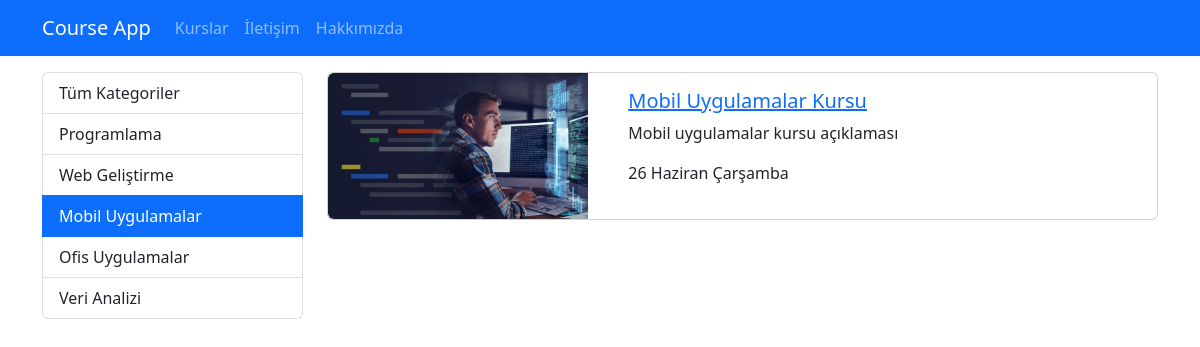
The app's page /kurslar/kategori/mobil-uygulamalar with its own data.
### djangoapp/models.py (models this page shows, shortened)
class Category(models.Model):
    name = models.CharField(max_length=40)
    slug = models.SlugField(default="",null=False,unique=True,db_index=True, max_length=50)

class Course(models.Model):
    title = models.CharField(max_length=50)
    description = models.TextField()
    imageUrl = models.CharField(max_length=50, blank=False)
    date = models.DateField(auto_now=True)
    isActive = models.BooleanField()
    slug = models.SlugField(default="",blank=True, null=False, unique=True, db_index=True)
    category = models.ForeignKey(Category,default=1, on_delete=models.CASCADE)

### djangoapp/views.py (the view)
# urls.py: path('kategori/<slug:slug>', views.getCoursesByCategory, name='courses_by_category'),
def getCoursesByCategory(request, slug):
    kurslar = Course.objects.filter(category__slug=slug, isActive=True)
    kategoriler = Category.objects.all()
    return render(request, 'courses/index.html', {
        'categories' : kategoriler,
        'courses' : kurslar,
        'seciliKategori' : slug
    })

### djangoapp/templates/courses/index.html (shortened to what this page needs)
{% extends "layout.html" %}
{% load static %}
{% block css_files %}
    <link rel="stylesheet" href="{% static 'courses/css/style.css' %}">
    <link rel="stylesheet" href="https://cdnjs.cloudflare.com/ajax/libs/font-awesome/6.5.2/css/all.min.css"/>
{% endblock css_files %}
{% block content %}
<div class="container mt-3">
    <div class="row">
        <div class="col-3">
            {% include 'courses/partials/_categories.html' %}
        </div>
        <div class="col-9">
            {% for course in courses %}
                {% include 'courses/partials/_course.html' %}
            {% endfor %}
        </div>
    </div>
</div>
{% endblock content %}

### djangoapp/templates/courses/partials/_categories.html
<div class="list-group">
    <a href="/kurslar" class="list-group-item list-group-item-action">Tüm Kategoriler</a>
    {% for category in categories %}
        <a href="{% url 'courses_by_category' category.slug %}"
        class="list-group-item list-group-item-action {% if seciliKategori == category.slug %}active{% endif %}">
        {{ category.name|title }}
    </a>
    {% endfor %}
</div>

### djangoapp/templates/courses/partials/_course.html
{% load static %}
<div class="card mb-3">
    <div class="row">
        <div class="col-4">
            <img class="img-fluid rounded-start" src="{% static "courses/img/"|add:course.imageUrl %}" alt="{{ course.title }}">
        </div>
        <div class="col-8">
            <div class="card-body">
                <h5 class="card-title">
                    <a href="{% url 'course_details' course.slug %}">
                    {{ course.title|title }}
                    </a>
                </h5>
                <p class="card-text">{{ course.description|capfirst|truncatechars:40 }}</p>
                <p>{{ course.date|date:"d F l"}}</p>
            </div>
        </div>
    </div>
</div>

### records on screen
Category: name "Programlama"
Category: name "Web Geliştirme"
Category: name "Mobil Uygulamalar"
Category: name "Ofis Uygulamalar"
Category: name "Veri Analizi"
Course: imageUrl (picture), title "Mobil Uygulamalar Kursu", description "Mobil uygulamalar kursu açıklaması", date "26 Haziran Çarşamba"
